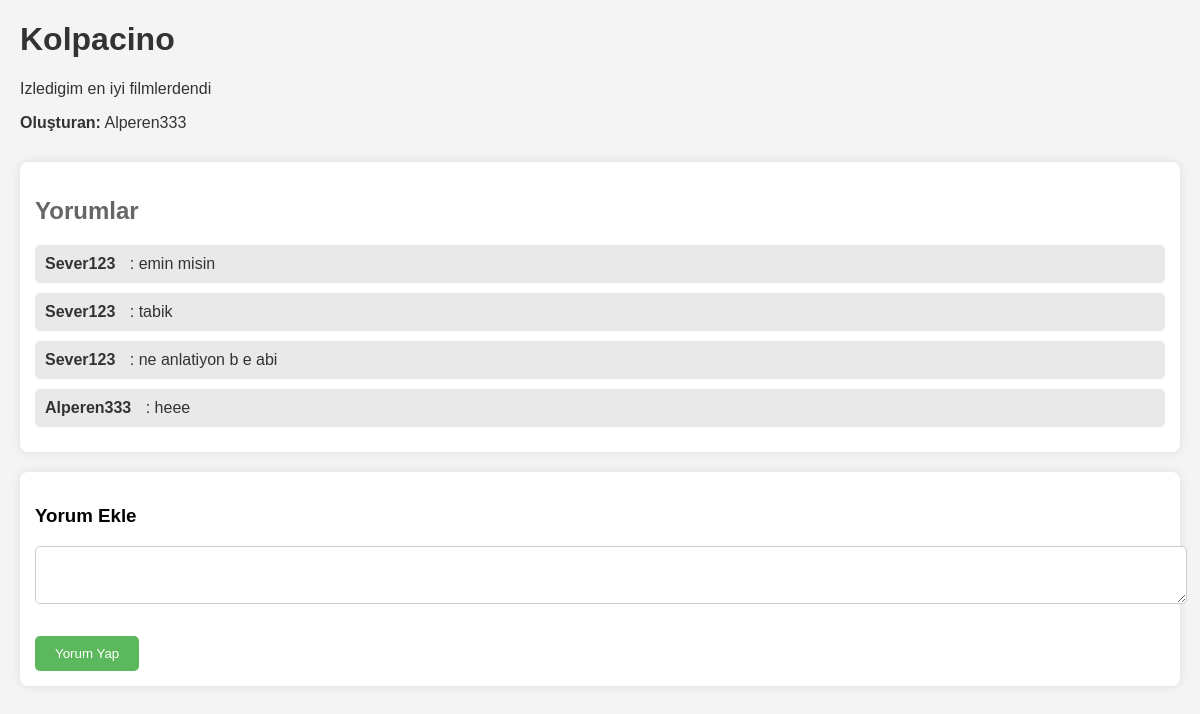
The page /topic/1 on the database its author committed.
### app.py (models this page shows)
class Topic(db.Model):
    id = db.Column(db.Integer, primary_key=True)
    title = db.Column(db.String(150), nullable=False)
    content = db.Column(db.String(500), nullable=False)
    user_id = db.Column(db.Integer, db.ForeignKey('user.id'), nullable=False)
    user = db.relationship('User', backref='topics', lazy=True)
    comments = db.relationship('Comment', backref='topic', lazy=True)

class User(db.Model):
    id = db.Column(db.Integer, primary_key=True)
    username = db.Column(db.String(150), unique=True, nullable=False)
    email = db.Column(db.String(150), unique=True, nullable=False)
    password = db.Column(db.String(150), nullable=False)
    comments = db.relationship('Comment', backref='user', lazy=True)

class Comment(db.Model):
    id = db.Column(db.Integer, primary_key=True)
    content = db.Column(db.String(500), nullable=False)
    user_id = db.Column(db.Integer, db.ForeignKey('user.id'), nullable=False)
    topic_id = db.Column(db.Integer, db.ForeignKey('topic.id'), nullable=False)

### app.py (the view, shortened to what this page needs)
@app.route("/topic/<int:topic_id>", methods=["GET", "POST"])
def topic(topic_id):
    topic = Topic.query.get_or_404(topic_id)
    comments = Comment.query.filter_by(topic_id=topic_id).all()
    return render_template("topic.html", topic=topic, comments=comments)

### FilmForum/templates/topic.html (shortened to what this page needs)
<!DOCTYPE html>
<html lang="tr">
<head>
</head>
<body>
    <h1>{{ topic.title }}</h1>
    <p>{{ topic.content }}</p>
    <p><strong>Oluşturan:</strong> {{ topic.user.username }}</p>
    <div class="comment-section">
        <h2>Yorumlar</h2>
        {% for comment in comments %}
            <div class="comment">
                <p><span class="comment-user">{{ comment.user.username }}</span> : {{ comment.content }}</p>
            </div>
        {% else %}
            <p>Henüz yorum yok.</p>
        {% endfor %}
    </div>
    <div class="comment-form">
        <h3>Yorum Ekle</h3>
        <form action="{{ url_for('topic', topic_id=topic.id) }}" method="POST">
            <textarea name="comment" required></textarea><br><br>
            <button type="submit">Yorum Yap</button>
        </form>
    </div>
</body>
</html>

### FilmForum/templates/topic.html (style rules this page uses)
body { font-family: Arial, sans-serif; margin: 20px; background-color: #f4f4f4; }
h1 { color: #333; }
h2 { color: #666; }
p { color: #333; }
.comment-section { margin-top: 30px; padding: 15px; background-color: #fff; border-radius: 8px; box-shadow: 0 0 10px rgba(0, 0, 0, 0.1); }
.comment { padding: 10px; margin: 10px 0; background-color: #e9e9e9; border-radius: 5px; }
.comment p { margin: 0; }
.comment-user { font-weight: bold; margin-right: 10px; }
.comment-form { margin-top: 20px; background-color: #fff; padding: 15px; border-radius: 8px; box-shadow: 0 0 10px rgba(0, 0, 0, 0.1); }
textarea { width: 100%; padding: 10px; margin-bottom: 10px; border-radius: 5px; border: 1px solid #ccc; font-size: 16px; }
button { padding: 10px 20px; background-color: #5cb85c; border: none; color: #fff; border-radius: 5px; cursor: pointer; }

### rows shown on the page
Topic: title "Kolpacino", content "Izledigim en iyi filmlerdendi"
User: user.username "Alperen333"
Comment: user.username "Sever123", content "emin misin"
Comment: user.username "Sever123", content "tabik"
Comment: user.username "Sever123", content "ne anlatiyon b e abi"
Comment: user.username "Alperen333", content "heee"
